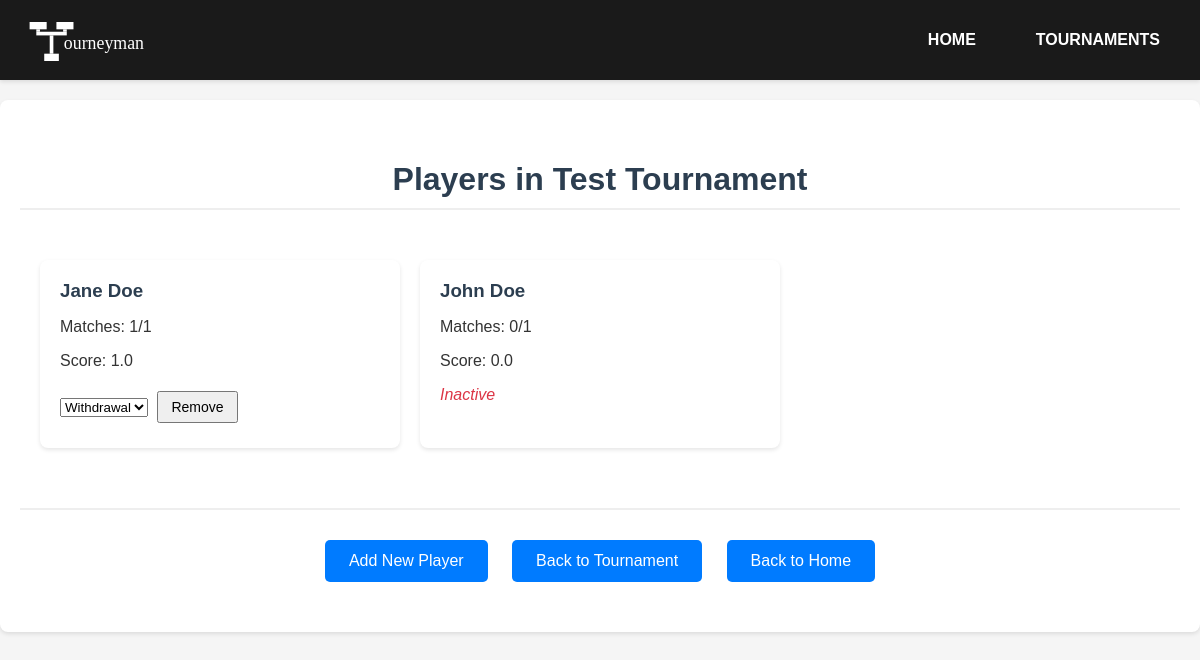
The page /tournaments/1738739105517/players on the database its author committed.
### app.py (models this page shows, shortened)
class Tournament(db.Model):
    id = db.Column(db.Integer, primary_key=True)
    tournament_id = db.Column(db.Integer, nullable=False, unique=True)
    name = db.Column(db.String(100), nullable=False)
    tFormat = db.Column(db.String(80), nullable=False)
    status = db.Column(db.String(20), nullable=False, default='PENDING')  # PENDING, ACTIVE, COMPLETED
    start_date = db.Column(db.DateTime, nullable=False)
    end_date = db.Column(db.DateTime, nullable=True)
    current_winners_round = db.Column(db.Integer, default=1)
    current_losers_round = db.Column(db.Integer, default=0)  # 0 means no losers bracket yet
    current_round = db.Column(db.Integer, default=1)  # For non-bracket formats
    contestants = db.relationship('Contestant', backref='tournament', lazy=True)
    matches = db.relationship('MatchResult', backref='tournament', lazy=True)

class Contestant(db.Model):
    id = db.Column(db.Integer, primary_key=True)
    player = db.Column(db.String(80), nullable=False)
    seed = db.Column(db.Integer, nullable=True)
    tournament_id = db.Column(db.Integer, db.ForeignKey('tournament.tournament_id'), nullable=False)
    score = db.Column(db.Float, default=0.0)
    matches_played = db.Column(db.Integer, default=0)
    matches_won = db.Column(db.Integer, default=0)
    matches_drawn = db.Column(db.Integer, default=0)  # For Swiss/Round Robin
    losses = db.Column(db.Integer, default=0)
    active = db.Column(db.Boolean, default=True)
    status = db.Column(db.String(20), nullable=True)  # Nullable for non-bracket formats
    matches_as_player1 = db.relationship('MatchResult',
                                       foreign_keys='MatchResult.player1_id',
                                       backref='player1_contestant',
                                       lazy=True)
    matches_as_player2 = db.relationship('MatchResult',
                                       foreign_keys='MatchResult.player2_id',
                                       backref='player2_contestant',
                                       lazy=True)
    __table_args__ = (
        db.UniqueConstraint('tournament_id', 'player', name='unique_tournament_player'),
    )

### app.py (the view)
@app.route('/tournaments/<int:tournament_id>/players')
def player_list(tournament_id):
    tournament = Tournament.query.filter_by(tournament_id=tournament_id).first_or_404()
    players = Contestant.query.filter_by(tournament_id=tournament_id).all()
    return render_template('player_list.html', tournament=tournament, players=players)

### templates/player_list.html (shortened to what this page needs)
{% extends "base.html" %}
{% block content %}
<div class="container">
    <h1>Players in {{ tournament.name }}</h1>
    <div class="player-list">
        {% for player in players %}
        <div class="player-card">
            <div class="player-info">
                <h3>{{ player.player }}</h3>
                <p>Matches: {{ player.matches_won }}/{{ player.matches_played }}</p>
                <p>Score: {{ player.score }}</p>
            </div>
            {% if player.active %}
            <form action="{{ url_for('remove_player', tournament_id=tournament.tournament_id) }}" method="POST">
                <select name="reason" required>
                    <option value="withdrawal">Withdrawal</option>
                </select>
                <button type="submit" class="button-small">Remove</button>
            </form>
            {% else %}
            <p class="status-inactive">Inactive</p>
            {% endif %}
        </div>
        {% else %}
        <p>No players registered yet.</p>
        {% endfor %}
    </div>
    <div class="navigation">
        <a href="{{ url_for('add_player_page', tournament_id=tournament.tournament_id) }}" class="button">Add New Player</a>
        <a href="{{ url_for('tournament_details', tournament_id=tournament.tournament_id) }}" class="link">Back to Tournament</a>
        <a href="{{ url_for('index') }}" class="link">Back to Home</a>
    </div>
</div>
{% endblock %}

### static/css/style.css (style rules this page uses)
body { font-family: Arial, sans-serif; margin: 0; padding-top: 100px; background-color: #f5f5f5; color: #333; }
.container { max-width: 1200px; margin: 0 auto; padding: 40px 20px; background-color: white; border-radius: 8px; box-shadow: 0 2px 4px rgba(0, 0, 0, 0.1); text-align: center; }
h1 { color: #2c3e50; margin-bottom: 30px; padding-bottom: 10px; border-bottom: 2px solid #eee; }
h3 { color: #455a64; margin: 20px 0 10px; }
.button, .link { display: inline-block; margin: 10px; padding: 12px 24px; background-color: #007BFF; color: white; text-decoration: none; border-radius: 5px; border: none; cursor: pointer; transition: background-color 0.2s; }
.button-small { padding: 6px 12px; font-size: 14px; margin: 5px; }
.status-inactive { color: #dc3545; font-style: italic; }
.player-list, .match-list { display: grid; grid-template-columns: repeat(auto-fill, minmax(300px, 1fr)); gap: 20px; padding: 20px; }
.player-card, .match-card { background-color: white; padding: 20px; border-radius: 8px; box-shadow: 0 2px 4px rgba(0, 0, 0, 0.1); text-align: left; }
.player-card h3, .match-card h3 { margin-top: 0; color: #2c3e50; }
.navigation { margin-top: 40px; padding-top: 20px; border-top: 2px solid #eee; }

### rows shown on the page
Tournament: name "Test Tournament"
Contestant: player "Jane Doe", matches_won "1", matches_played "1", score "1.0"
Contestant: player "John Doe", matches_won "0", matches_played "1", score "0.0", active "Inactive"
